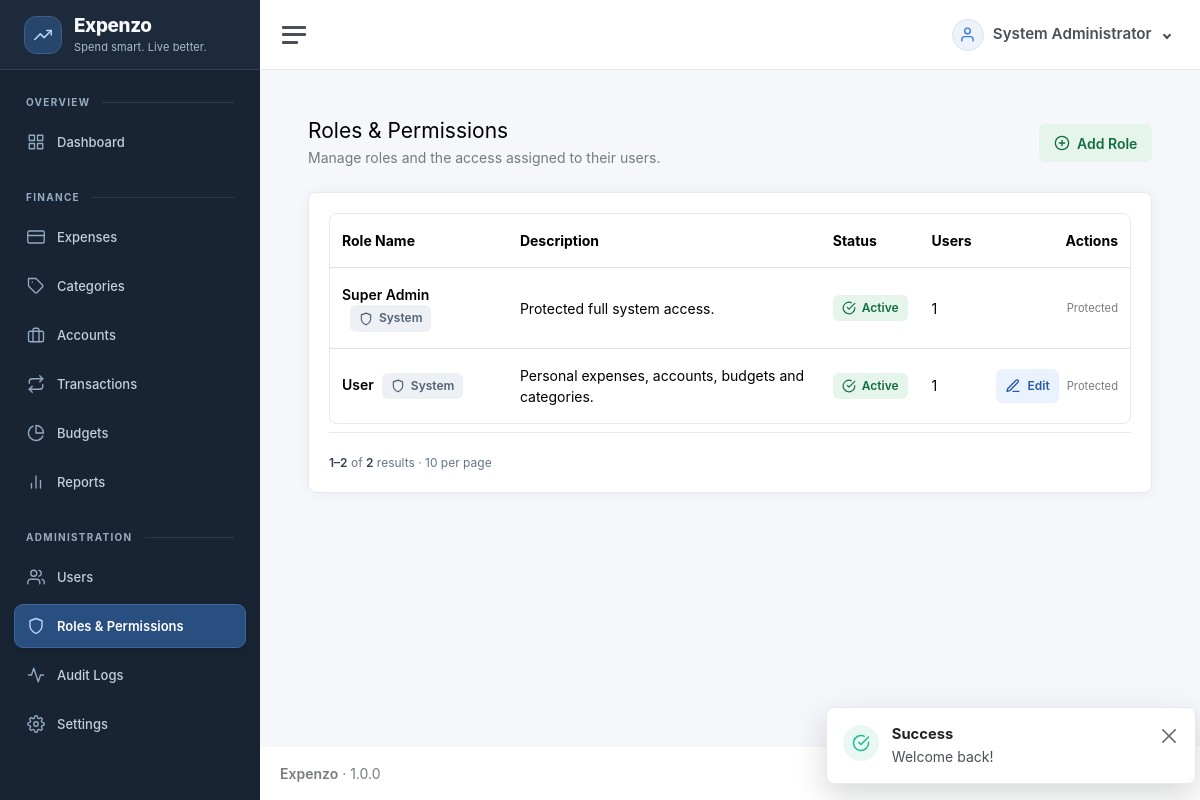
/roles (signed in), run on the app's committed database.
### tables this page shows
CREATE TABLE users (
  id BIGINT UNSIGNED AUTO_INCREMENT PRIMARY KEY,
  name VARCHAR(120) NOT NULL,
  email VARCHAR(190) NOT NULL UNIQUE,
  password_hash VARCHAR(255) NOT NULL,
  status ENUM('active','inactive') NOT NULL DEFAULT 'active',
  created_at DATETIME NOT NULL DEFAULT CURRENT_TIMESTAMP,
  updated_at DATETIME NOT NULL DEFAULT CURRENT_TIMESTAMP ON UPDATE CURRENT_TIMESTAMP,
  INDEX idx_users_status(status)
);

CREATE TABLE roles (
  id INT UNSIGNED AUTO_INCREMENT PRIMARY KEY,
  name VARCHAR(80) NOT NULL UNIQUE,
  description TEXT NULL,
  status ENUM('active','inactive') NOT NULL DEFAULT 'active',
  is_system TINYINT(1) NOT NULL DEFAULT 0,
  system_key VARCHAR(40) NULL UNIQUE,
  updated_at DATETIME NOT NULL DEFAULT CURRENT_TIMESTAMP ON UPDATE CURRENT_TIMESTAMP,
  created_at DATETIME NOT NULL DEFAULT CURRENT_TIMESTAMP
);

### app/Core/View.php (called while the page is built, shortened)
<?php
final class View {
 public static function render(string $view,array $data=[],string $layout='app'):void { extract($data); if (str_starts_with($view, 'errors/')) $layout = 'error'; $viewFile=dirname(__DIR__,2).'/resources/views/'.$view.'.php'; if(!is_file($viewFile)) throw new \RuntimeException('View not found: '.$view); ob_start(); require $viewFile; $content=ob_get_clean(); require dirname(__DIR__,2).'/resources/views/layouts/'.$layout.'.php'; }
}

### app/Controllers/RoleController.php (called while the page is built, shortened)
<?php
final class RoleController
{
    public function index(Request $r): void
    {
        PermissionMiddleware::require('roles.view');
        $data = (new RoleRepository())->all((int)$r->query('page', 1));
        $rows = $data['rows'];
        View::render('roles/index', compact('rows', 'data'));
    }
}

### public/index.php (called while the page is built, shortened)
<?php
require dirname(__DIR__).'/app/Core/Autoloader.php';
require dirname(__DIR__).'/app/Helpers/helpers.php';
$router=new Router();(require dirname(__DIR__).'/routes/web.php')($router);$router->dispatch(new Request());

### app/Core/Database.php (called while the page is built, shortened)
<?php
final class Database {
    private static ?PDO $pdo=null;
    public static function connection(): PDO {
        if (self::$pdo) return self::$pdo;
        $c=require dirname(__DIR__,2).'/config/database.php';
        $dsn=sprintf('mysql:host=%s;port=%s;dbname=%s;charset=%s',$c['host'],$c['port'],$c['database'],$c['charset']);
        self::$pdo=new PDO($dsn,$c['username'],$c['password'],[
          PDO::ATTR_ERRMODE=>PDO::ERRMODE_EXCEPTION,
          PDO::ATTR_DEFAULT_FETCH_MODE=>PDO::FETCH_ASSOC,
          PDO::ATTR_EMULATE_PREPARES=>false,
        ]);
        return self::$pdo;
    }
}

### app/Helpers/helpers.php (called while the page is built, shortened)
<?php
function e(mixed $v):string{return htmlspecialchars((string)$v,ENT_QUOTES,'UTF-8');}
function url(string $path=''):string{$base=rtrim(str_replace('\\','/',dirname($_SERVER['SCRIPT_NAME']??'')),'/'); if($base==='/'||$base==='.')$base=''; return $base.'/'.ltrim($path,'/');}
function asset(string $path):string{
    $relative = ltrim($path, '/');
    $file = dirname(__DIR__,2).'/public/assets/'.$relative;
    return url('assets/'.$relative).(is_file($file) ? '?v='.filemtime($file) : '');
}
function auth_user():?array{return Session::get('user');}
function can(string $permission):bool{return in_array($permission,Session::get('permissions',[]),true);}
function app_setting(string $key, mixed $default = null): mixed
{
    static $settings = null;
    if ($settings === null) {
        $settings = [];
        try {
            $rows = \App\Core\Database::connection()->query('SELECT setting_key, setting_value FROM settings')->fetchAll();
            foreach ($rows as $row) $settings[$row['setting_key']] = $row['setting_value'];
        } catch (\Throwable $exception) {
            $settings = [];
        }
    }
    return $settings[$key] ?? $default;
}
function landing_path():string {
    foreach (['dashboard','expenses','transactions','categories','accounts','budgets','reports','users','roles','settings'] as $module) {
        if(can($module.'.view')) return '/'.$module;
    }
    return '/dashboard';
}
function pagination_size(): int
{
    $size = filter_var(app_setting('pagination_size', 10), FILTER_VALIDATE_INT, ['options' => ['min_range' => 1, 'max_range' => 100]]);
    return $size === false ? 10 : $size;
}

### app/Core/Pagination.php (called while the page is built, shortened)
<?php
final class Pagination
{
    public static function query(string $sql, array $params = [], ?int $page = null): array
    {
        $pdo = Database::connection();
        $per = pagination_size();
        $count = $pdo->prepare('SELECT COUNT(*) FROM ('.$sql.') pagination_rows');
        $count->execute($params);
        $total = (int)$count->fetchColumn();
        $page = max(1, min($page, max(1, (int)ceil($total / $per))));
        $offset = ($page - 1) * $per;
        $statement = $pdo->prepare($sql.' LIMIT '.$per.' OFFSET '.$offset);
        $statement->execute($params);
        return ['rows' => $statement->fetchAll(), 'total' => $total, 'page' => $page, 'per' => $per];
    }
}

### app/Repositories/RoleRepository.php (called while the page is built, shortened)
<?php
final class RoleRepository
{
    public function all(?int $page = null): array
    {
        return \App\Core\Pagination::query('SELECT r.*,(SELECT COUNT(*) FROM user_roles ur WHERE ur.role_id=r.id) user_count FROM roles r ORDER BY r.is_system DESC,r.name,r.id', [], $page);
    }
}

### app/Core/Session.php (called while the page is built, shortened)
<?php
final class Session {
 public static function start():void{ $c=require dirname(__DIR__,2).'/config/app.php'; }
 public static function get(string $k,mixed $d=null):mixed{return $_SESSION[$k]??$d;}
}

### app/Core/Autoloader.php (called while the page is built, shortened)
<?php
spl_autoload_register(function (string $class): void {
    $prefix = 'App\\';
    $relative = substr($class, strlen($prefix));
    $file = __DIR__ . '/../' . str_replace('\\', '/', $relative) . '.php';
});

### app/Services/Authorization.php (called while the page is built, shortened)
<?php
final class Authorization
{
    public static function superAdmin(array $actor): bool
    {
        return ($actor['system_key'] ?? '') === 'super_admin' && ($actor['role_status'] ?? '') === 'active';
    }
    public static function canManageRole(array $actor, array $role): bool
    {
        if (($role['system_key'] ?? '') === 'super_admin') return false;
        if (self::superAdmin($actor)) return true;
        return !array_diff((new RoleRepository())->permissionNames((int)$role['id']), self::grantablePermissions($actor));
    }
}

### config/database.php (called while the page is built, shortened)
<?php
return [
 'host'=>getenv('DB_HOST') ?: ($_ENV['DB_HOST'] ?? '127.0.0.1'),
 'port'=>getenv('DB_PORT') ?: ($_ENV['DB_PORT'] ?? '3306'),
 'database'=>getenv('DB_DATABASE') ?: ($_ENV['DB_DATABASE'] ?? 'expenzo'),
 'username'=>getenv('DB_USERNAME') ?: ($_ENV['DB_USERNAME'] ?? 'root'),
 'password'=>getenv('DB_PASSWORD') ?: ($_ENV['DB_PASSWORD'] ?? ''),
 'charset'=>'utf8mb4',
];

### app/Repositories/UserRepository.php (called while the page is built, shortened)
<?php
final class UserRepository
{
    public function findWithRole(int $id): ?array
    {
        $s = Database::connection()->prepare('SELECT u.*,r.id role_id,r.name role_name,r.status role_status,r.system_key
            FROM users u LEFT JOIN user_roles ur ON ur.user_id=u.id LEFT JOIN roles r ON r.id=ur.role_id WHERE u.id=?');
        $s->execute([$id]);
        $user = $s->fetch();
        $user['permissions'] = $user['role_status'] === 'active' ? (new RoleRepository())->permissionNames((int)$user['role_id']) : [];
        return $user;
    }
}

### app/Middleware/PermissionMiddleware.php (called while the page is built, shortened)
<?php
final class PermissionMiddleware
{
    public static function require(string $permission): void
    {
        $user = (new UserRepository())->findWithRole((int)Session::get('user_id'));
    }
}

### app/Core/Request.php (called while the page is built, shortened)
<?php
final class Request {
 public function path():string { $path=parse_url($_SERVER['REQUEST_URI']??'/',PHP_URL_PATH) ?: '/'; $base=rtrim(str_replace('\\','/',dirname($_SERVER['SCRIPT_NAME']??'')),'/'); return '/'.ltrim($path,'/'); }
}

### resources/views/roles/index.php (the view, shortened to what this page needs)
<?php
require dirname(__DIR__).'/partials/page-header.php';
?>
<div class="card"><div class="card-body"><div class="table-responsive" role="region" aria-label="Roles table" tabindex="0">
<table class="table crud-table mb-0">
<thead><tr><th>Role Name</th><th>Description</th><th>Status</th><th>Users</th><th class="text-end">Actions</th></tr></thead>
<tbody>
<?php foreach ($rows as $role): $manageable = Authorization::canManageRole(auth_user(), $role); ?>
<tr><td><strong><?=e($role['name'])?></strong><?php if ($role['is_system']): ?><span class="status-badge status-badge--neutral ms-2"><i data-feather="shield" aria-hidden="true"></i>System</span><?php endif; ?></td>
<td class="table-description"><?=e($role['description'] ?? '')?></td>
<td><span class="status-badge status-badge--<?=in_array($role['status'], ['active', 'posted'], true) ? 'success' : 'neutral'?>"><i data-feather="<?=in_array($role['status'], ['active', 'posted'], true) ? 'check-circle' : 'pause-circle'?>" aria-hidden="true"></i><?=e(ucfirst($role['status']))?></span></td>
<td><?=e($role['user_count'])?></td><td><div class="table-actions">
<?php if (can('roles.edit') && can('permissions.manage') && $manageable): ?><a class="action-button action-button--primary btn btn-sm btn-outline-primary" href="<?=e(url('roles/'.$role['id'].'/edit'))?>"><i data-feather="edit-3" aria-hidden="true"></i>Edit<span class="visually-hidden"> <?=e($role['name'])?></span></a><?php endif; ?>
<?php if (can('roles.delete') && $manageable && !$role['is_system'] && !(int)$role['user_count']): ?>
<form method="post" action="<?=e(url('roles/'.$role['id'].'/delete'))?>" data-confirm-title="Delete Role" data-confirm-subtitle="This action cannot be undone." data-confirm-message="Deleting <?=e($role['name'])?> permanently removes the role. This is only allowed when no users are assigned to it." data-confirm-button="Delete Role"><?=csrf_field()?><button class="action-button action-button--danger btn btn-sm btn-outline-danger"><i data-feather="trash-2" aria-hidden="true"></i>Delete<span class="visually-hidden"> <?=e($role['name'])?></span></button></form>
<?php elseif ($role['is_system']): ?><span class="text-muted small">Protected</span>
<?php elseif ((int)$role['user_count']): ?><span class="text-muted small">Assigned</span><?php endif; ?>
</div></td></tr>
<?php endforeach; ?>
</tbody></table></div>
<?php $total = $data['total']; $page = $data['page']; $per = $data['per']; require dirname(__DIR__).'/partials/pagination.php'; ?>
</div></div>

### app/Core/Router.php (shortened to what this page needs)
<?php
final class Router { private array $routes=[];
 private function add(string $method,string $path,string $handler):void{$this->routes[] = compact('method','path','handler');}
 public function dispatch(Request $request):void{foreach($this->routes as $r){if($r['method']!==$request->method())continue;$pattern=preg_replace('#\\{([a-zA-Z_][a-zA-Z0-9_]*)\\}#','(?P<$1>[^/]+)',str_replace('/','\/',$r['path']));if(preg_match('#^'.$pattern.'$#',$request->path(),$m)){[$class,$method]=explode('@',$r['handler']);$controller=new $class();$params=[];foreach($m as $k=>$v)if(!is_int($k))$params[]=$v; $controller->$method($request,...$params);return;}} Response::status(404); View::render('errors/404',[], 'app');}
}

### resources/views/layouts/app.php (shortened to what this page needs)
<?php
$sidebarPath = rtrim((new \App\Core\Request())->path(), '/') ?: '/';
$navigation = [
    'Overview' => ['dashboard' => ['Dashboard', 'grid', 'dashboard.view']],
    'Finance' => [
        'expenses' => ['Expenses', 'credit-card', 'expenses.view'],
        'categories' => ['Categories', 'tag', 'categories.view'],
        'accounts' => ['Accounts', 'briefcase', 'accounts.view'],
        'transactions' => ['Transactions', 'repeat', 'transactions.view'],
        'budgets' => ['Budgets', 'pie-chart', 'budgets.view'],
        'reports' => ['Reports', 'bar-chart-2', 'reports.view'],
    ],
    'Administration' => [
        'users' => ['Users', 'users', 'users.view'],
        'roles' => ['Roles & Permissions', 'shield', 'roles.view'],
        'audit-logs' => ['Audit Logs', 'activity', 'audit.view'],
        'settings' => ['Settings', 'settings', 'settings.view'],
    ],
];
$currentUser = auth_user() ?? [];
$currentUserName = $currentUser['name'] ?? 'User';
?>
<!doctype html>
<html lang="en">
<head>
    <link href="<?= asset('app.css') ?>" rel="stylesheet">
    <link href="<?= asset('crud.css') ?>" rel="stylesheet">
</head>
<body class="app-shell">
    <div class="wrapper">
        <nav id="sidebar" class="sidebar js-sidebar" aria-label="Main navigation">
            <div class="sidebar-content js-simplebar">
                <a aria-label="<?= e(APP_NAME) ?> home" class="sidebar-brand app-sidebar-brand" href="<?= e(url(landing_path())) ?>"><span class="sidebar-brand-mark"><i data-feather="trending-up" aria-hidden="true"></i></span><span class="align-middle brand-mini"><span><?= e(APP_NAME) ?></span><span class="sidebar-brand-tagline">Spend smart. Live better.</span></span></a>
                <ul class="sidebar-nav">
                    <?php foreach ($navigation as $group => $items):
                        $visible = array_filter($items, static fn(array $item): bool => can($item[2]));
                        ?>
                        <li class="sidebar-header"><?= e($group) ?></li>
                        <?php foreach ($visible as $section => [$label, $icon, $permission]):
                            $active = $sidebarPath === '/' . $section || str_starts_with($sidebarPath, '/' . $section . '/') || ($section === 'dashboard' && $sidebarPath === '/');
                            ?>
                            <li class="sidebar-item <?= $active ? 'active' : '' ?>"><a class="sidebar-link" aria-label="<?= e($label) ?>"
                                    href="<?= e(url($section)) ?>" <?= $active ? 'aria-current="page"' : '' ?>><i aria-hidden="true" class="align-middle" data-feather="<?= e($icon) ?>"></i><span
                                        class="align-middle"><?= e($label) ?></span></a></li>
                        <?php endforeach; endforeach; ?>
                </ul>
            </div>
        </nav>
        <div class="main">
            <nav class="navbar navbar-expand navbar-light navbar-bg">
                <a class="sidebar-toggle app-sidebar-toggle" role="button" tabindex="0" aria-label="Toggle navigation" aria-controls="sidebar" aria-expanded="true"><i
                        class="hamburger align-self-center"></i></a>
                <div class="navbar-collapse collapse">
                    <ul class="navbar-nav navbar-align">
                        <li class="nav-item dropdown">
                            <a class="nav-link user-menu-toggle dropdown-toggle" href="#" data-bs-toggle="dropdown"
                                aria-expanded="false">
                                <span class="user-menu-avatar"><i data-feather="user"></i></span>
                                <span class="user-menu-name"><?= e($currentUserName) ?></span>
                            </a>
                        </li>
                    </ul>
                </div>
            </nav>
            <main class="content">
                <div class="container-fluid p-0">
                    <?= $content ?>
                </div>
            </main>
            <footer class="footer">
                <div class="container-fluid">
                    <div class="row text-muted">
                        <div class="col-6 text-start">
                            <p class="mb-0"><strong><?= e(APP_NAME) ?></strong> &middot; <?= APP_VERSION ?></p>
                        </div>
                        <div class="col-6 text-end">All Rights Reserved &copy; <?= date('Y') ?></div>
                    </div>
                </div>
            </footer>
        </div>
    </div>
    <?php require dirname(__DIR__).'/partials/toasts.php'; ?>
</body>
</html>

### resources/views/layouts/app.php (style rules this page uses)
.table td, .table th { vertical-align: middle }

### data on the page
users: name "System Administrator"
roles: name "Super Admin", is_system 1 (drawn), description "Protected full system access.", status "Active", user_count "1"
roles: name "User", is_system 1 (drawn), description "Personal expenses, accounts, budgets and categories.", status "Active", user_count "1"

### other printed values
$group "OVERVIEW"
$label "Dashboard"
$group "FINANCE"
$label "Expenses"
$label "Categories"
$label "Accounts"
$label "Transactions"
$label "Budgets"
$label "Reports"
$group "ADMINISTRATION"
$label "Users"
$label "Roles & Permissions"
$label "Audit Logs"
$label "Settings"
$toast['label'] "Success"
